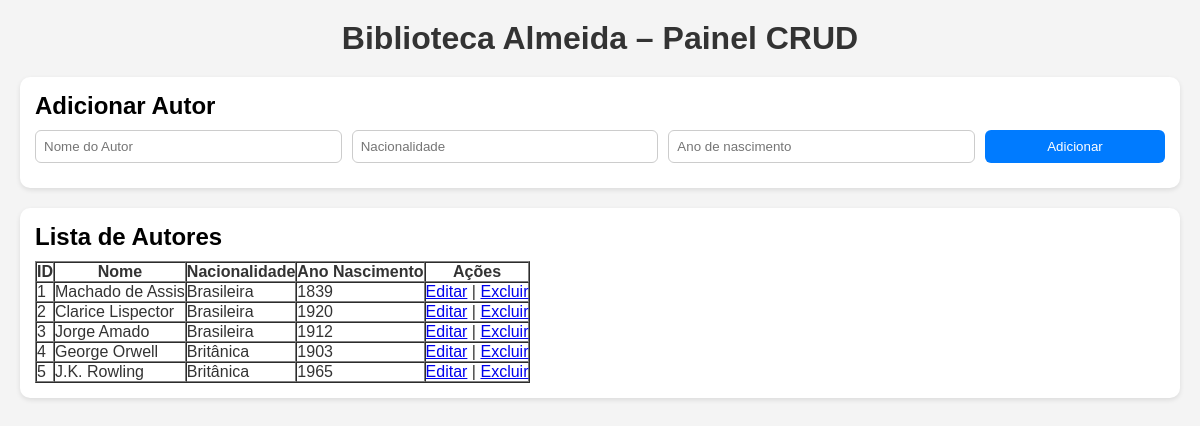
The page / on the database its author committed.
### tables this page shows
CREATE TABLE autores (
    id_autor INT AUTO_INCREMENT PRIMARY KEY,
    nome VARCHAR(100) NOT NULL,
    nacionalidade VARCHAR(50),
    ano_nascimento INT
);

### index.php (the view, shortened to what this page needs)
<?php
$host = "localhost";
$dbname = "biblioteca_almeida_ds1";
$username = "root";
$password = "root";
try {
    $pdo = new PDO("mysql:host=$host;dbname=$dbname;charset=utf8", $username, $password);
    $pdo->setAttribute(PDO::ATTR_ERRMODE, PDO::ERRMODE_EXCEPTION);
} catch (PDOException $e) {
    die("Erro na conexão: " . $e->getMessage());
}
$stmt = $pdo->query("SELECT * FROM autores");
$autores = $stmt->fetchAll(PDO::FETCH_ASSOC);
?>
<!DOCTYPE html>
<html lang="pt-br">
<head>
    <link rel="stylesheet" href="style.css">
</head>
<body>
    <h1>Biblioteca Almeida – Painel CRUD</h1>
    <section>
        <h2>Adicionar Autor</h2>
        <form method="POST">
            <input type="text" name="nome" placeholder="Nome do Autor" required>
            <input type="text" name="nacionalidade" placeholder="Nacionalidade">
            <input type="number" name="ano" placeholder="Ano de nascimento">
            <button type="submit" name="add_autor">Adicionar</button>
        </form>
    </section>
    <section>
        <h2>Lista de Autores</h2>
        <table border="1" cellpadding="8" cellspacing="0">
            <tr>
                <th>ID</th>
                <th>Nome</th>
                <th>Nacionalidade</th>
                <th>Ano Nascimento</th>
                <th>Ações</th>
            </tr>
            <?php foreach ($autores as $autor): ?>
                <tr>
                    <td><?= $autor['id_autor'] ?></td>
                    <td><?= $autor['nome'] ?></td>
                    <td><?= $autor['nacionalidade'] ?></td>
                    <td><?= $autor['ano_nascimento'] ?></td>
                    <td>
                        <a href="edit_autor.php?id=<?= $autor['id_autor'] ?>">Editar</a> |
                        <a href="?delete_autor=<?= $autor['id_autor'] ?>" onclick="return confirm('Tem certeza?')">Excluir</a>
                    </td>
                </tr>
            <?php endforeach; ?>
        </table>
    </section>
</body>
</html>

### style.css (style rules this page uses)
* { margin: 0; padding: 0; box-sizing: border-box; }
body { font-family: Arial, sans-serif; margin: 20px; background: #f4f4f4; color: #333; }
h1 { text-align: center; margin-bottom: 20px; }
section { background: #fff; padding: 15px; margin-bottom: 20px; border-radius: 10px; box-shadow: 0 2px 5px rgba(0,0,0,.1); }
section h2 { margin-bottom: 10px; color: #000000; }
form { margin-bottom: 10px; display: flex; flex-wrap: wrap; gap: 10px; }
input, select, button { padding: 8px; border: 1px solid #ccc; border-radius: 6px; flex: 1; min-width: 180px; }
button { cursor: pointer; background: #007BFF; color: white; border: none; transition: 0.3s; flex: none; }

### rows shown on the page
autores: id_autor "1", nome "Machado de Assis", nacionalidade "Brasileira", ano_nascimento "1839"
autores: id_autor "2", nome "Clarice Lispector", nacionalidade "Brasileira", ano_nascimento "1920"
autores: id_autor "3", nome "Jorge Amado", nacionalidade "Brasileira", ano_nascimento "1912"
autores: id_autor "4", nome "George Orwell", nacionalidade "Britânica", ano_nascimento "1903"
autores: id_autor "5", nome "J.K. Rowling", nacionalidade "Britânica", ano_nascimento "1965"
